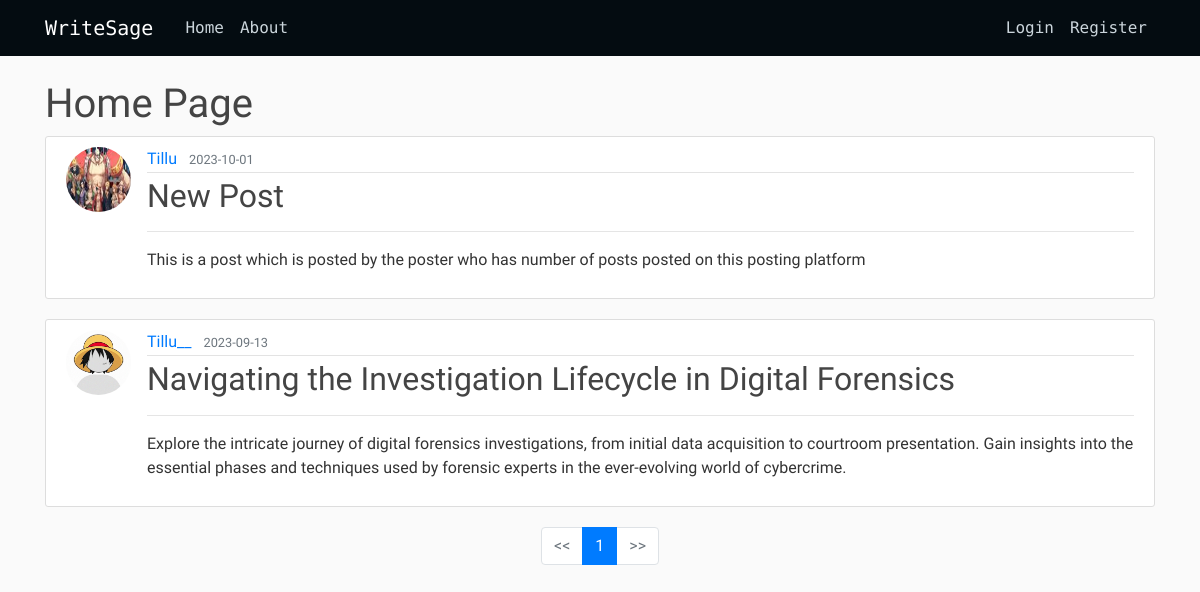
Page /home on the earlier database version.
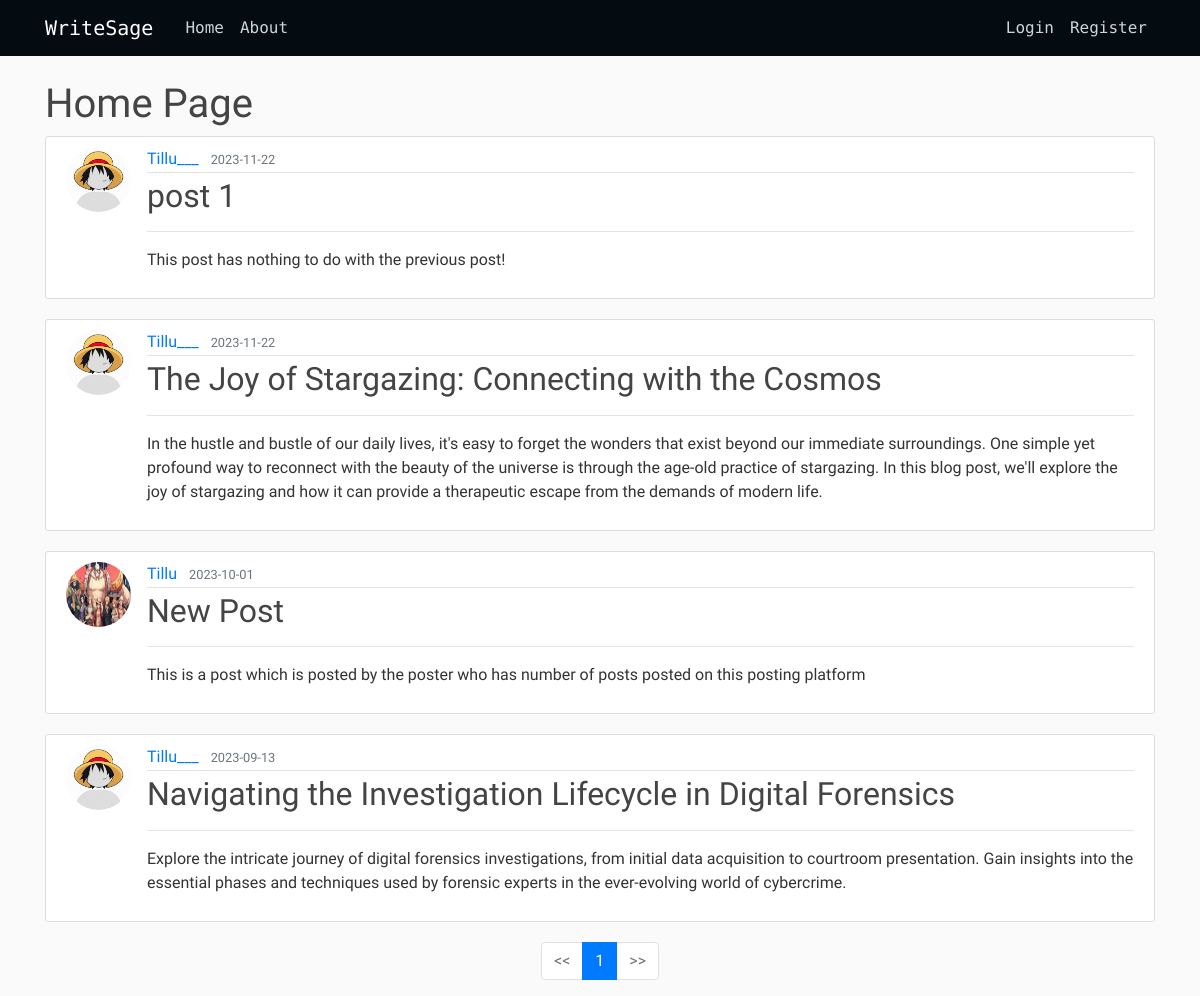
Same page on the later database version.
### writesage/models.py (models this page shows, shortened)
class Post(db.Model):
    id = db.Column(db.Integer, primary_key=True)
    title = db.Column(db.String(100),nullable=False)
    date_posted = db.Column(db.DateTime,nullable=False,default=datetime.utcnow())
    desc = db.Column(db.Text,nullable=False)
    content = db.Column(db.Text,nullable=False)
    user_id = db.Column(db.Integer,db.ForeignKey('user.id'),nullable=False)

class User(db.Model, UserMixin):
    id = db.Column(db.Integer, primary_key=True)
    username = db.Column(db.String(20),unique=True,nullable=False)
    email=db.Column(db.String(120),unique=True,nullable=False)
    image_file = db.Column(db.String(20),nullable=False,default='default.jpg')
    password=db.Column(db.String(60),nullable=False)
    posts = db.relationship('Post',backref='author',lazy=True)

### writesage/main/routes.py (the view)
@main.route("/")
@main.route("/home")
def home():
    page = request.args.get('page',1,type=int)
    posts = Post.query.order_by(Post.date_posted.desc()).paginate(page = page , per_page = 5)
    print(posts)
    return render_template('home.html', posts = posts)

### writesage/templates/home.html
{% extends 'layout.html' %}
{% block hehe %}
<h1>Home Page</h1>
{% for post in posts.items %}
<article class="media content-section">
    <img src="{{url_for('static',filename = 'pictures/' + post.author.image_file)}}" alt="" class="rounded-circle article-img">
    <div class="media-body">
        <div class="article-metadata">
            <a class="mr-2" href="{{url_for('users.user_posts',username = post.author.username)}}">{{ post.author.username }}</a>
            <small class="text-muted">{{ post.date_posted.strftime('%Y-%m-%d')}}</small>
        </div>
        <h2><a class="article-title" href="{{url_for('posts.post',post_id=post.id)}}">{{ post.title }}</a></h2>
        <hr>
        <p class="article-content">{{ post.desc }}</p>
    </div>
</article>
{% endfor %}
<nav aria-label="Page navigation example">
    <ul class="pagination justify-content-center">
        {% if posts.page > 1 %}
            <li class="page-item ">
                <a class="page-link" href="{{ url_for('main.home',page = (posts.page - 1))}}"><<</a>
            </li>
        {% else %}
            <li class="page-item disabled">
                <a class="page-link" href="{{ url_for('main.home',page = (posts.page - 1))}}"><<</a>
            </li>
        {% endif %}
        {% for page_num in posts.iter_pages(left_edge = 1, right_edge = 1, left_current=1,right_current =1) %}
            {% if page_num %}
                {% if posts.page == page_num %}
                    <li class="page-item active">
                        <a href="{{ url_for('main.home',page = page_num)}}" class = "page-link">{{ page_num }}</a>
                    </li>
                {% else %}
                    <li class="page-item">
                        <a href="{{ url_for('main.home',page = page_num)}}" class = "page-link">{{ page_num }}</a>
                    </li>
                {% endif %}
            {% else %}
                <li class="page-item"><p class="page-link">...</p></li>
            {% endif %}
        {% endfor %}
        {% if posts.page == (posts.last / posts.per_page) %}
            <li class="page-item">
                <a class="page-link " href="{{ url_for('main.home',page = (posts.page + 1))}}">>></a>
            </li>
        {% else %}
            <li class="page-item disabled">
                <a class="page-link" href="{{ url_for('main.home',page = (posts.page + 1))}}">>></a>
            </li>
        {% endif %}
    </ul>
  </nav>
{% endblock hehe%}

### writesage/templates/layout.html (shortened to what this page needs)
<!DOCTYPE html>
<html lang="en">
<head>
    <link rel="stylesheet" href="https://cdn.jsdelivr.net/npm/bootstrap@4.3.1/dist/css/bootstrap.min.css"
>
    <link rel="stylesheet" href="{{url_for('static',filename = 'main.css')}}">
</head>
<body>
    <header class="site-header font-nav">
        <nav class="navbar navbar-expand-md navbar-dark bg-steel fixed-top">
            <div class="container">
                <a class="navbar-brand mr-4" href="/">WriteSage</a>
                <div class="collapse navbar-collapse" id="navbarToggle">
                    <div class="navbar-nav mr-auto">
                        <a class="nav-item nav-link" href="{{url_for('main.home')}}">Home</a>
                        <a class="nav-item nav-link" href="{{url_for('main.about')}}">About</a>
                    </div>
                    <div class="navbar-nav">
                        {% if current_user.is_authenticated %}
                            <a href="{{url_for('posts.new_post')}}" class="nav-item nav-link">New Post</a>
                            <a href="{{url_for('users.account')}}" class="nav-item nav-link">Account</a>
                            <a href="{{url_for('users.logout')}}" class="nav-item nav-link">Logout</a>
                        {%else %}
                            <a class="nav-item nav-link" href="{{url_for('users.login')}}">Login</a>
                            <a class="nav-item nav-link" href="{{url_for('users.register')}}">Register</a>
                        {% endif %}
                    </div>
                </div>
            </div>
        </nav>
    </header>
    <main role="main" class="container font-heading">
        <div class="row">
            <div class="col-md">
                {% block hehe %}{% endblock hehe%}
            </div>
        </div>
    </main>
</body>
</html>
</body>
</html>

### writesage/static/main.css (style rules this page uses)
* { padding : 0px; }
body { background: #fafafa; color: #333333; margin-top: 5rem; }
h1, h2, h3, h4, h5, h6 { color: #444444; }
.bg-steel { background-color: #040c11; }
.site-header .navbar-nav .nav-link { color: #cbd5db; }
.content-section { background: #ffffff; padding: 10px 20px; border: 1px solid #dddddd; border-radius: 3px; margin-bottom: 20px; }
.article-title { color: #444444; }
.article-content { white-space: pre-line; }
.article-img { height: 65px; width: 65px; margin-right: 16px; }
.article-metadata { padding-bottom: 1px; margin-bottom: 4px; border-bottom: 1px solid #e3e3e3 }
.font-heading { font-family: 'Work Sans', sans-serif; }
.font-nav { font-family: 'Space Mono', monospace; }

Differences in the rows shown:
added Post: image_file (placeholder picture), author.username "Tillu___", date_posted "2023-11-22", title "post 1", desc "This post has nothing to do with the previous post!"
added Post: image_file (placeholder picture), author.username "Tillu___", date_posted "2023-11-22", title "The Joy of Stargazing: Connecting with the Cosmos", desc "In the hustle and bustle of our daily lives, it's easy to forget the wonders that exist beyond our immediate surroundings. One simple yet profound way to reconnect with the beauty of the universe is through the age-old practice of stargazing. In this blog post, we'll explore the joy of stargazing and how it can provide a therapeutic escape from the demands of modern life."
changed through a linked row, Post "Navigating the Investigation Lifecycle in Digital Forensics": author.username "Tillu__" → "Tillu___"
